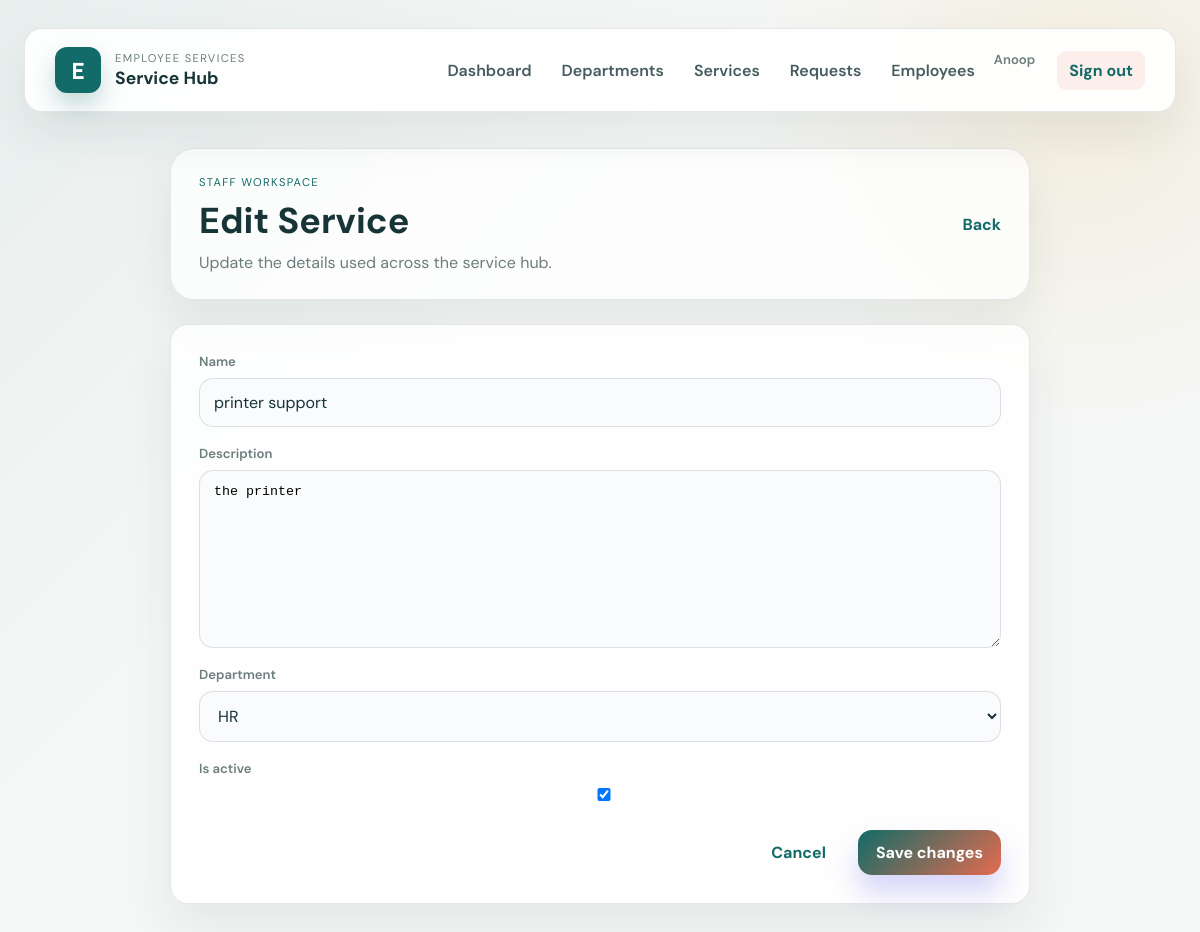
/services/3/edit/ (signed in), run on the app's committed database.
### services/models.py (models this page shows, shortened)
class Service(models.Model):
    name=models.CharField(max_length=100)
    description=models.TextField(blank=True)
    department=models.ForeignKey(Department,on_delete=models.CASCADE,related_name="services")
    is_active=models.BooleanField(default=True)
    created_at=models.DateTimeField(auto_now_add=True)

### employees/views.py (the view)
# urls.py: path("services/<int:service_id>/edit/", edit_service_view, name="edit_service"),
@user_passes_test(lambda user: user.is_authenticated and user.is_staff, login_url="login")
def edit_service_view(request, service_id):
    service = get_object_or_404(Service, pk=service_id)
    form = ServiceForm(request.POST or None, instance=service)
    if request.method == "POST" and form.is_valid():
        form.save()
        messages.success(request, "Service updated successfully.")
        return redirect("services")
    return render(request, "edit_resource.html", {
        "form": form,
        "resource_label": "Service",
        "back_url": "services",
    })

### employees/forms.py
class ServiceForm(forms.ModelForm):
    class Meta:
        model = Service
        fields = ("name", "description", "department", "is_active")

### departments/models.py (called while the page is built)
    def __str__(self):
        return self.name

### templates/edit_resource.html (shortened to what this page needs)
{% extends 'base.html' %}
{% block content %}
<section class="page-section narrow-section">
    <div class="page-header">
        <div>
            <p class="eyebrow neutral">Staff workspace</p>
            <h2>Edit {{ resource_label }}</h2>
            <p class="page-subtitle">Update the details used across the service hub.</p>
        </div>
        <a href="{% url back_url %}" class="back-action">Back</a>
    </div>
    <form method="post" class="edit-form">
        {% for field in form %}
            <div class="field-group">
                <label for="{{ field.id_for_label }}">{{ field.label }}</label>
                {{ field }}
            </div>
        {% endfor %}
        <div class="edit-actions">
            <a href="{% url back_url %}" class="secondary-btn">Cancel</a>
            <button type="submit" class="primary-btn small-btn">Save changes</button>
        </div>
    </form>
</section>
{% endblock %}

### templates/base.html (shortened to what this page needs)
{% load static %}
<!DOCTYPE html>
<html lang="en">
<head>
    <link rel="stylesheet" href="{% static 'css/styles.css' %}">
</head>
<body>
    <div class="page-shell">
        <header class="topbar">
            <div class="brand-group">
                <div class="brand-mark">E</div>
                <div>
                    <p class="eyebrow">Employee Services</p>
                    <h1>Service Hub</h1>
                </div>
            </div>
            <nav class="nav-links" aria-label="Main navigation">
                {% if user.is_authenticated %}
                    <a href="{% url 'dashboard' %}">Dashboard</a>
                    <a href="{% url 'departments' %}">Departments</a>
                    <a href="{% url 'services' %}">Services</a>
                    <a href="{% url 'service_requests' %}">Requests</a>
                    {% if user.is_staff %}
                        <a href="{% url 'admin_employees' %}">Employees</a>
                    {% endif %}
                    <form method="post" action="{% url 'logout' %}" class="logout-form">
                        <span class="user-label">{{ user.first_name|default:user.username }}</span>
                        <button type="submit" class="logout-btn">Sign out</button>
                    </form>
                {% endif %}
            </nav>
        </header>
        <main class="content-wrap">
            {% block content %}{% endblock %}
        </main>
    </div>
</body>
</html>

### static/css/styles.css (style rules this page uses)
:root { --bg: #f5f7f6; --panel: rgba(255, 255, 255, 0.85); --panel-strong: #ffffff; --primary: #126b68; --primary-dark: #0b4748; --secondary: #e56b4f; --accent: #e9b44c; --text: #173437; --muted: #6c7d7d; --border: rgba(23, 52, 55, 0.11); --shadow: 0 22px 48px rgba(23, 52, 55, 0.08); --success: #10b981; --warning: #f59e0b; --danger: #ef4444; --radius: 18px; }
* { box-sizing: border-box; }
body { margin: 0; font-family: 'DM Sans', sans-serif; background: linear-gradient(135deg, rgba(18, 107, 104, 0.06), transparent 38%), radial-gradient(circle at 90% 10%, rgba(233, 180, 76, 0.14), transparent 24%), var(--bg); color: var(--text); }
button, input, select { font: inherit; }
.page-shell { max-width: 1360px; margin: 0 auto; padding: 28px 24px 48px; }
.topbar { display: flex; justify-content: space-between; align-items: center; background: rgba(255, 255, 255, 0.9); backdrop-filter: blur(18px); border: 1px solid var(--border); border-radius: var(--radius); box-shadow: var(--shadow); padding: 18px 30px; position: sticky; top: 18px; z-index: 10; }
.brand-group { display: flex; align-items: center; gap: 14px; }
.brand-mark { width: 46px; height: 46px; border-radius: 12px; background: var(--primary); color: white; display: grid; place-items: center; font-weight: 800; font-size: 1.4rem; box-shadow: 0 12px 22px rgba(18, 107, 104, 0.24); font-family: 'Manrope', sans-serif; }
.eyebrow { margin: 0; font-size: 0.7rem; letter-spacing: 0.12em; text-transform: uppercase; color: var(--muted); }
.brand-group h1 { margin: 2px 0 0; font-size: 1.1rem; }
.nav-links { display: flex; align-items: center; gap: 8px; }
.nav-links a { color: var(--text); text-decoration: none; font-weight: 600; opacity: 0.8; padding: 9px 11px; border-radius: 9px; transition: background 0.2s ease, color 0.2s ease; }
.logout-form { display: inline-flex; margin: 0; }
.logout-btn { border: none; background: rgba(229, 107, 79, 0.1); color: var(--primary); border-radius: 9px; padding: 9px 12px; font-weight: 700; cursor: pointer; }
.user-label { color: var(--muted); font-size: 0.82rem; font-weight: 600; padding-right: 4px; }
.content-wrap { margin-top: 36px; }
.narrow-section { max-width: 860px; margin-left: auto; margin-right: auto; }
.page-subtitle { color: var(--muted); margin: 8px 0 0; }
.back-action, .text-action { color: var(--primary); font-weight: 700; text-decoration: none; }
.edit-form { background: var(--panel); border: 1px solid var(--border); border-radius: var(--radius); box-shadow: var(--shadow); padding: 28px; }
.edit-actions { display: flex; justify-content: flex-end; align-items: center; gap: 14px; margin-top: 8px; }
.secondary-btn { color: var(--primary); text-decoration: none; font-weight: 700; padding: 12px 18px; }
form { display: grid; gap: 18px; }
.field-group { display: grid; gap: 8px; }
.field-group label { font-size: 0.82rem; font-weight: 600; color: var(--muted); }
.field-group input, .field-group select { width: 100%; padding: 13px 14px; border-radius: 14px; border: 1px solid rgba(15, 23, 42, 0.12); background: rgba(248, 250, 252, 0.8); color: var(--text); transition: border-color 0.2s ease, box-shadow 0.2s ease; }
.primary-btn { border: none; width: 100%; background: linear-gradient(135deg, var(--primary), var(--secondary)); color: white; border-radius: 14px; padding: 15px 18px; font-weight: 700; cursor: pointer; box-shadow: 0 18px 28px rgba(79, 70, 229, 0.22); transition: transform 0.2s ease, box-shadow 0.2s ease; }
.dashboard-shell, .page-section { display: grid; gap: 24px; }
.dashboard-header, .page-header { display: flex; justify-content: space-between; align-items: center; background: rgba(255, 255, 255, 0.75); border: 1px solid var(--border); box-shadow: var(--shadow); border-radius: 24px; padding: 26px 28px; }
.page-header h2, .dashboard-header h2 { margin: 8px 0 0; font-size: clamp(1.8rem, 3vw, 2.3rem); }
.small-btn { width: auto; padding: 12px 18px; }
textarea { width: 100%; min-height: 120px; resize: vertical; border-radius: 14px; border: 1px solid rgba(15, 23, 42, 0.12); padding: 13px 14px; background: rgba(248, 250, 252, 0.8); }
.neutral { color: var(--primary); }

### data on the page
Service: form "printer support" "the printer" "HR" "☑"

### other printed values
{{ user.first_name|default:user.username }} "Anoop"
{{ resource_label }} "Service"
{{ field.label }} "Name" "Description" "Department" "Is active"
